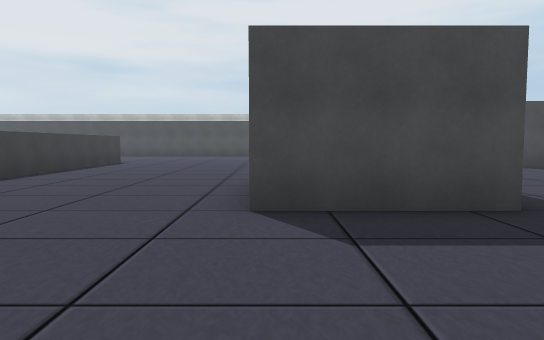
view 1 (above)

24 first-person views from a walk through a 3-D level made in the Unity game engine. The camera is 1.5 m above the floor, tilts 4° down and sees 70° across. The floor is counted in squares, 2 m on a side. Each view is taken from the middle of a square. On the plan, view 1 faces up. The plan holds only what a view shows up to about 12 squares ahead; the rest is blank. The place goes on beyond the plan. Some surface patterns are stand-ins.

view 2
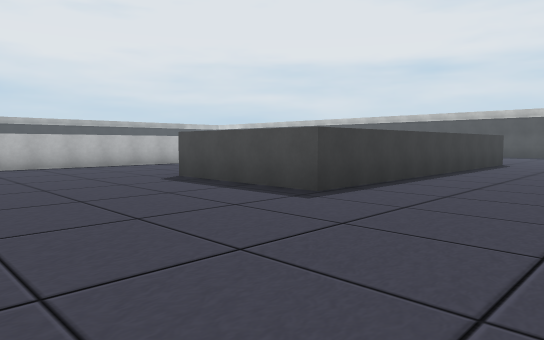

view 3
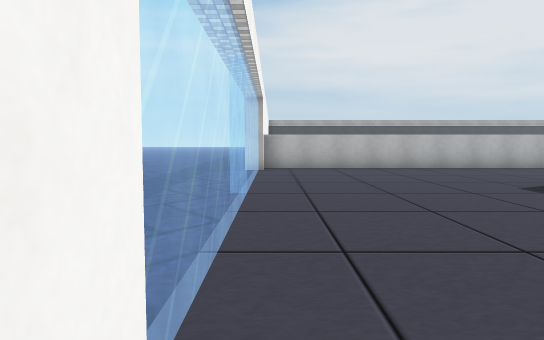

view 4
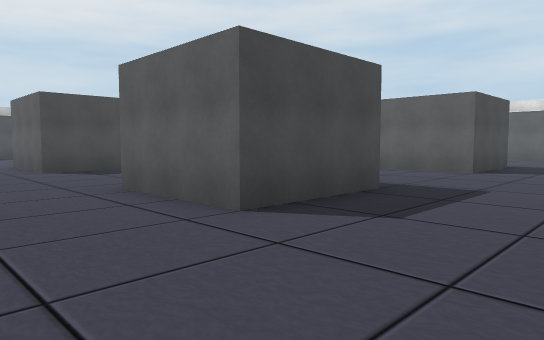

view 5
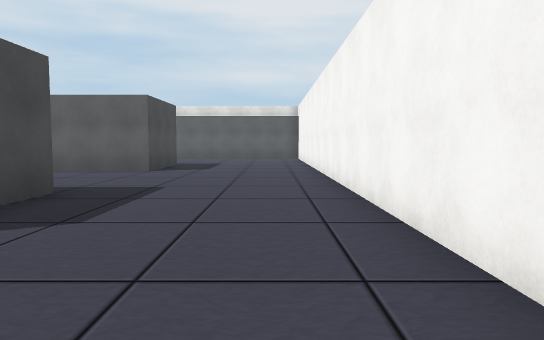

view 6
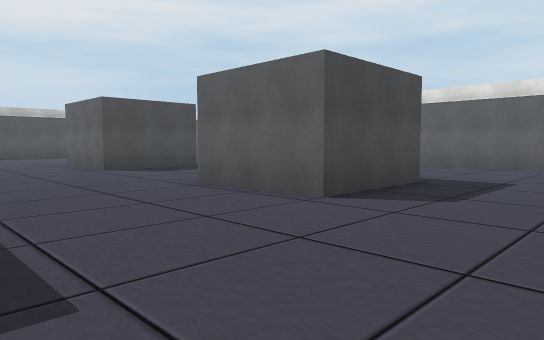

view 7
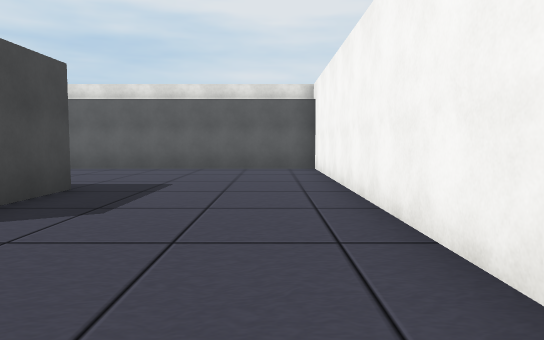

view 8
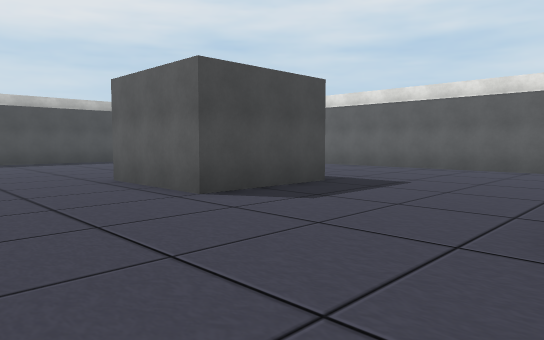

view 9
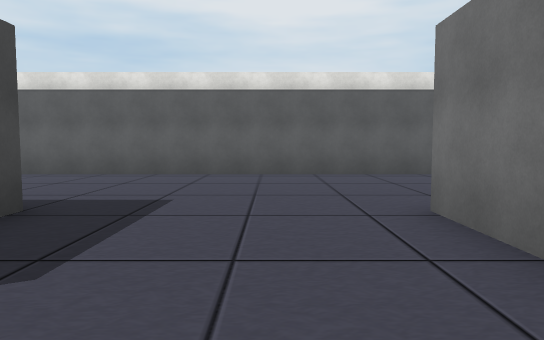

view 10
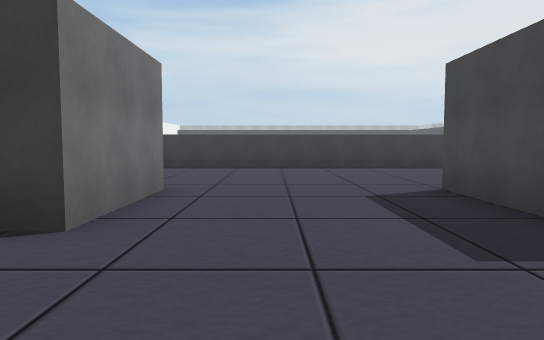

view 11
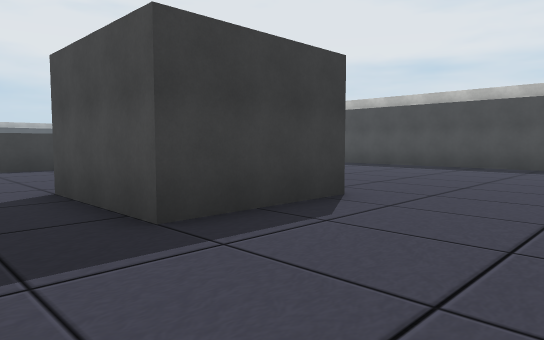

view 12
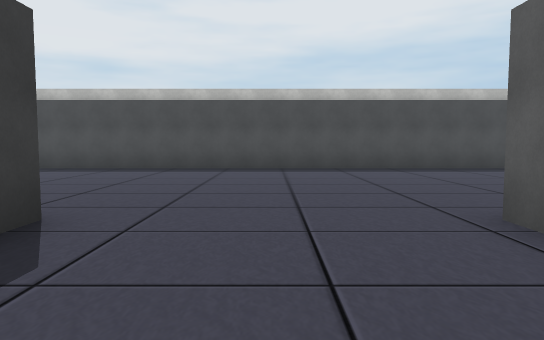

view 13
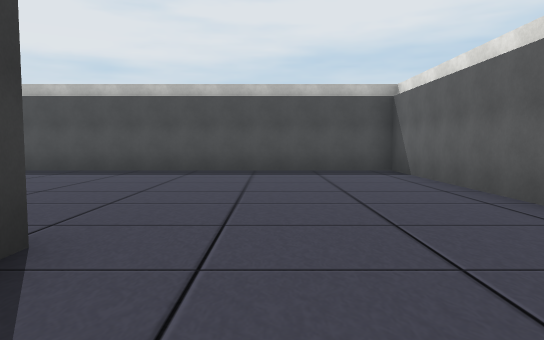

view 14
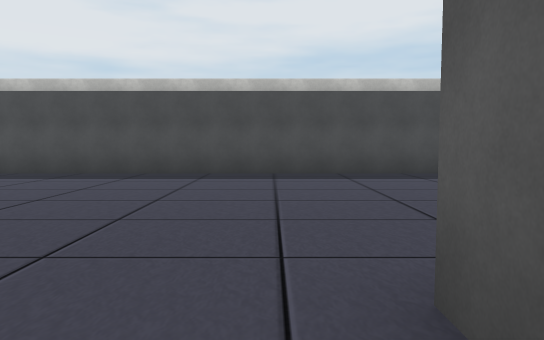

view 15
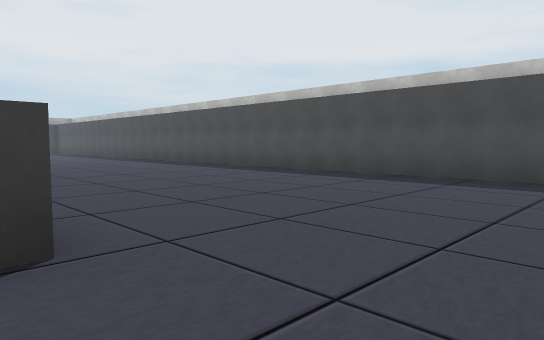

view 16
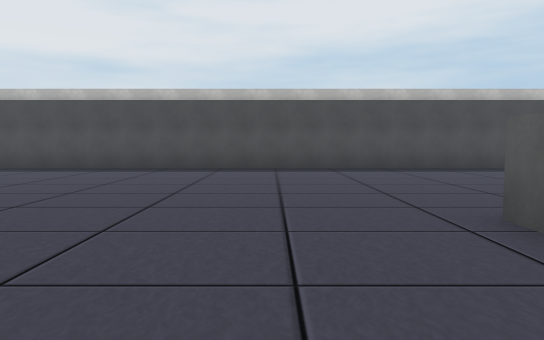

view 17
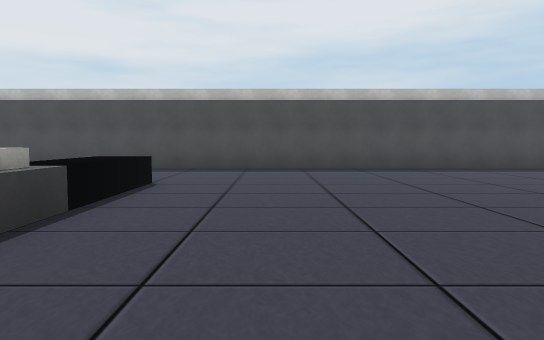

view 18
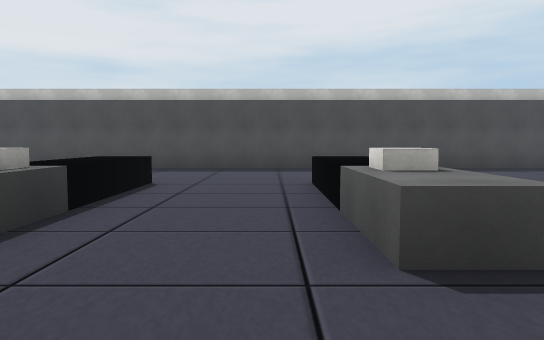

view 19
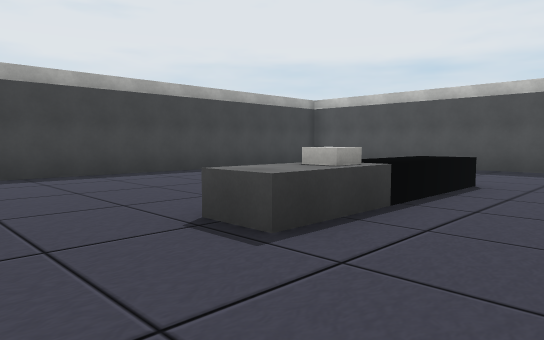

view 20
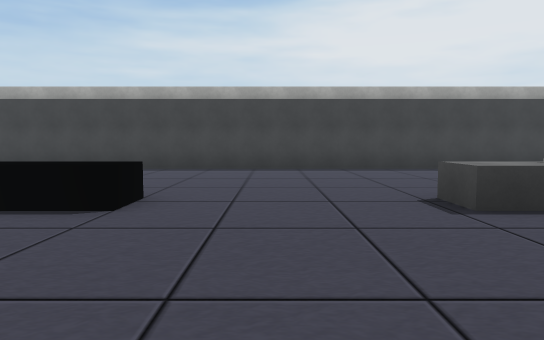

view 21
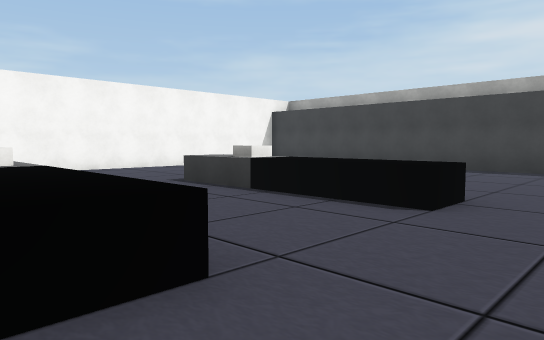

view 22
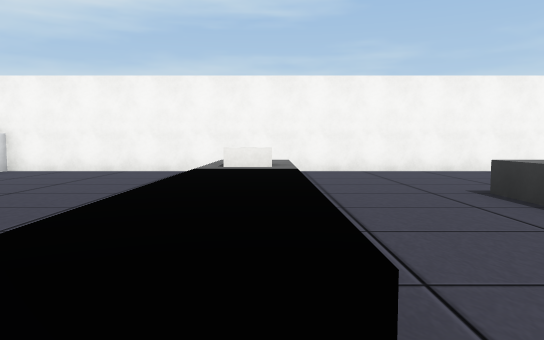

view 23
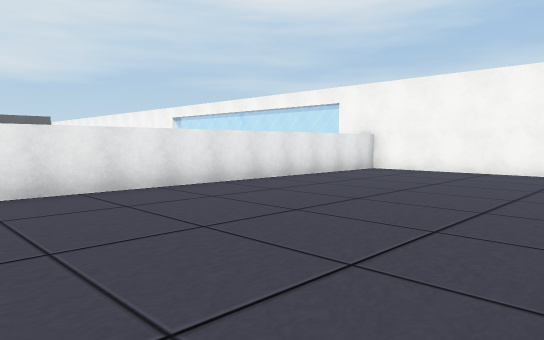

view 24
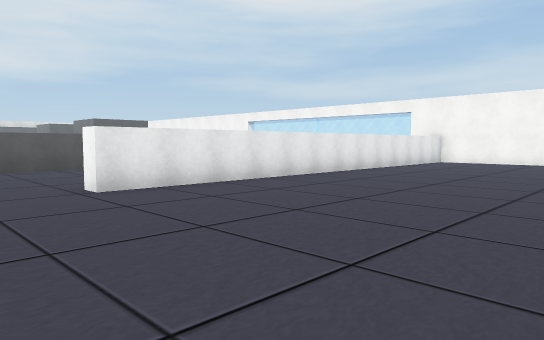

### Floor plan
Key: @ floor where view 1 was taken; # wall or solid block; . floor; = window, fence, low wall or low ledge; ^ raised ledge; B block.
Columns run from 33 left of view 1 to 16 right of it. Each row starts with its distance up from view 1.
 23   ################################################
 22        ..........................................#
 21        ..........................................#
 20        ..........................................#
 19 #       .........................................#
 18 #      ^...^.....................................#
 17 #..    ^...^.....................................#
 16 #...   ^...^...................... ..............#
 15 #..... B...B...................... ....... ......#
 14 #......^...^............#  #. ...###.....###.....#
 13 #.......................#  #.....###.....# #.....#
 12 #.................# ....#  #.....###.....###.....#
 11 #.................#  . .#  #.....................#
 10 #.................#        #.....................#
  9 #......^...^......#        #.....................#
  8 #....  ^... ......#.       #.....................#
  7 #      ^... ......#..      #.....###.....###.....#
  6 #      B...B......#....    #.....### ....### ....#
  5 #      ^...^......#.....####.....###.....###.....#
  4 #      ..... .....#..............................#
  3 #      ....  .....#..............................#
  2       .....  .....#..............................#
  1       .....  .....#..............................#
  0       .....  .....#..............@...............#
 -1     ################======== =####################

Where each view was taken, in squares from view 1:
view 1: 0 up, 0 right, facing up
view 2: 0 up, 2 left, facing up-left
view 3: 0 up, 3 left, facing left
view 4: 1 up, 3 left, facing up-right
view 5: 1 up, 3 left, facing right
view 6: 1 up, 3 right, facing up-right
view 7: 1 up, 4 right, facing right
view 8: 7 up, 4 right, facing up-right
view 9: 9 up, 6 right, facing right
view 10: 9 up, 6 right, facing left
view 11: 10 up, 6 right, facing up-left
view 12: 11 up, 5 right, facing up
view 13: 12 up, 12 right, facing up
view 14: 13 up, 1 left, facing up
view 15: 14 up, 3 left, facing up-left
view 16: 11 up, 12 left, facing up
view 17: 11 up, 19 left, facing up
view 18: 11 up, 23 left, facing up
view 19: 11 up, 23 left, facing up-left
view 20: 11 up, 21 left, facing left
view 21: 11 up, 21 left, facing down-left
view 22: 10 up, 22 left, facing down
view 23: 10 up, 21 left, facing down-right
view 24: 15 up, 21 left, facing down-right
